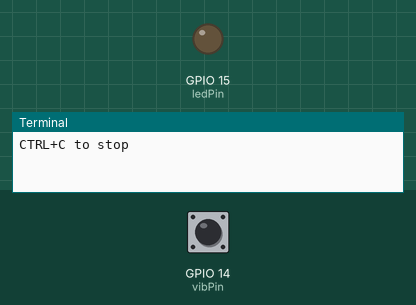
This program was run on a simulated Raspberry Pi (BCM pin numbers). Shown: output pins drawn as LEDs (lit = HIGH), the last lines printed to the terminal. The test bench sets the inputs (shaded band); at power-on: GPIO 14 (vibPin) HIGH.

Above: at 1.2 s.
1.3 s: GPIO 14 (vibPin) pulled LOW for 0.15 s
At 2.1 s:
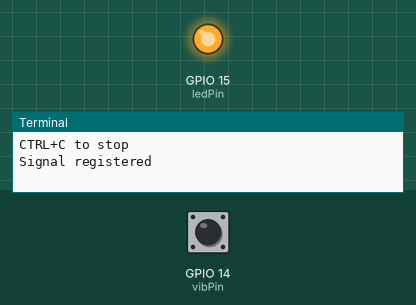
Timing chart, 0 to 4.3 s (numbered marks = the images above; inputs shaded):
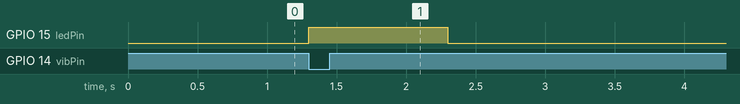

The program:

vibration-detector.py
```python
#!/usr/bin/python
# coding=utf-8

import RPi.GPIO as GPIO
import time

GPIO.setmode(GPIO.BCM)
vibPin=14
ledPin=15
GPIO.setup(vibPin, GPIO.IN, pull_up_down=GPIO.PUD_UP)
GPIO.setup(ledPin, GPIO.OUT)
GPIO.output(ledPin, GPIO.LOW)

print "CTRL+C to stop"

def printOutput(null):
    print "Signal registered"
    GPIO.output(ledPin, GPIO.HIGH)
    time.sleep(1)
    GPIO.output(ledPin, GPIO.LOW)


GPIO.add_event_detect(vibPin, GPIO.FALLING, callback=printOutput, bouncetime=100)

try:
    while True:
        time.sleep(1)
except KeyboardInterrupt:
    GPIO.cleanup()
```

Measured:
- after the input at 1.3 s, GPIO 15 (ledPin): LOW → HIGH at once, → LOW 1.0 s later
